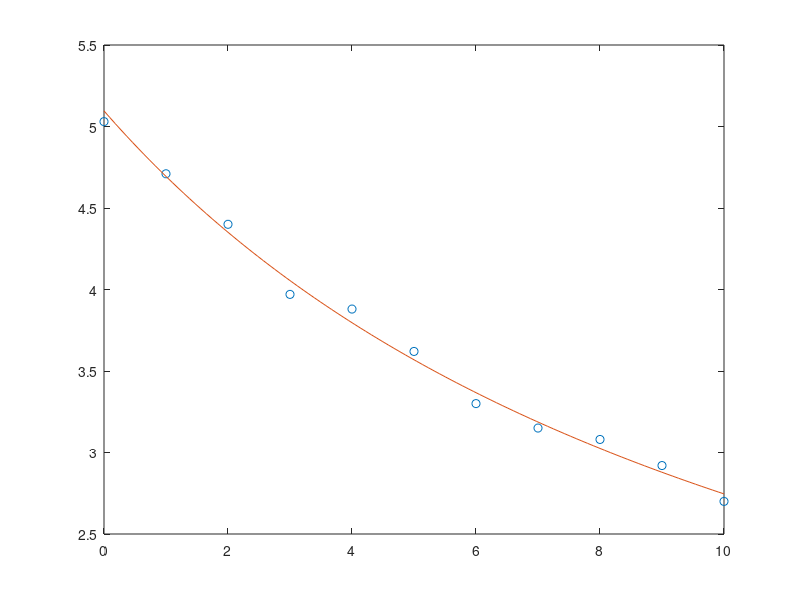

Write the MATLAB code that produced this figure.
clear;close all;clc

t = 0:1:10;
n = [5.03 4.71 4.40 3.97 3.88 3.62 3.30 3.15 3.08 2.92 2.70];

A = [ones(length(t),1) t'];
b = [n'.^-1];

c = A\b;
no = 1/c(1);
a = c(2);
f = @(t) (no)./(1+no.*a.*t)
xx = linspace(0,10,110);
plot(t,n,'o')
hold on
plot(xx,f(xx))